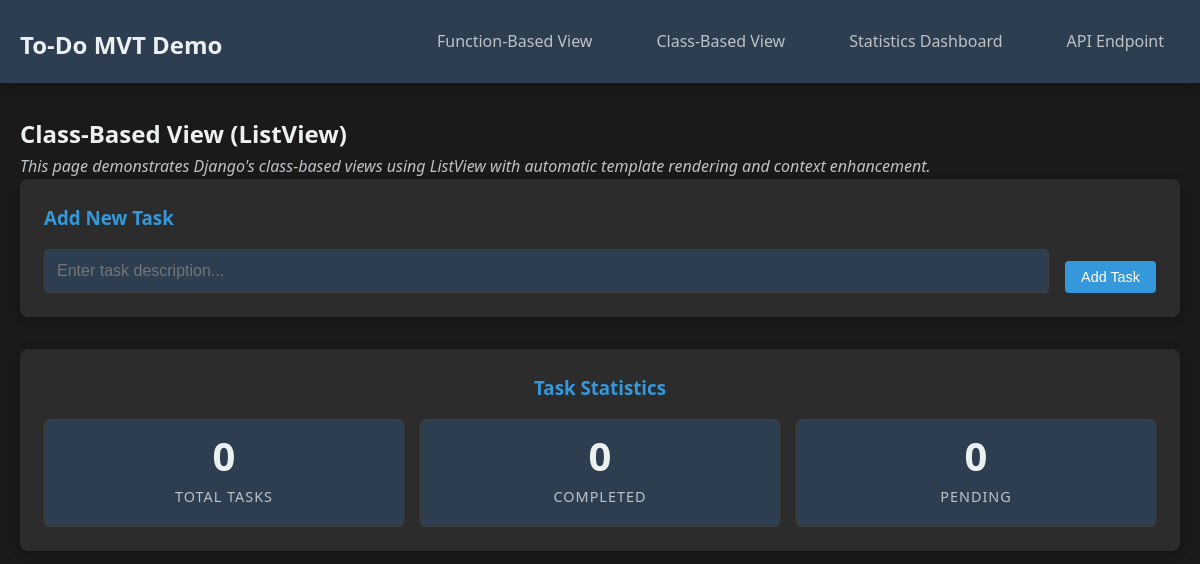
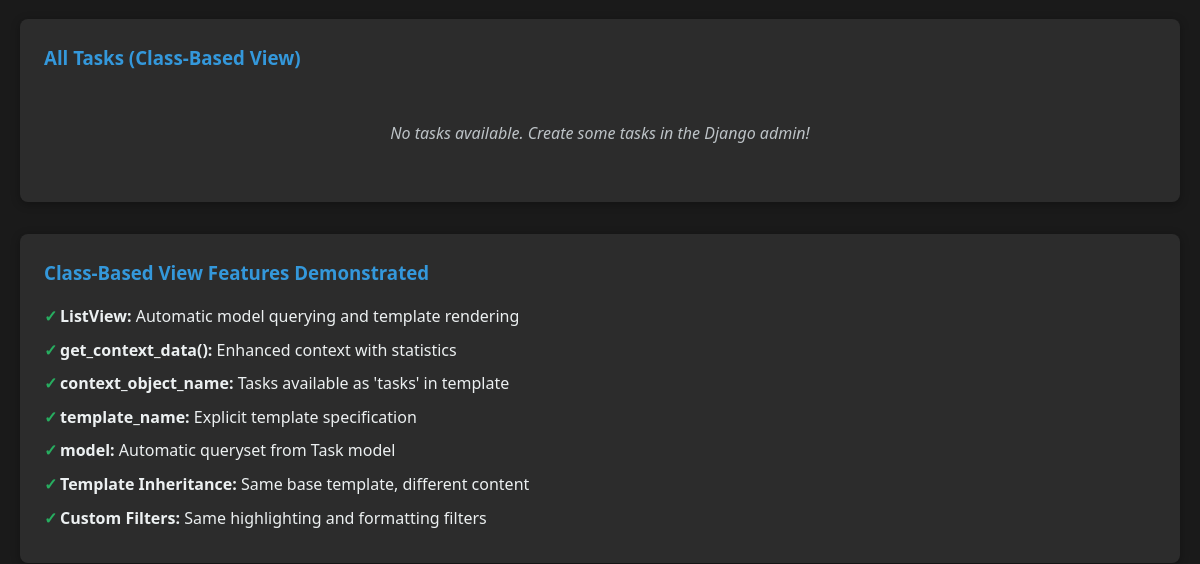
Before: /cbv/ (upper part) with the older database file (2 pictures, top to bottom).
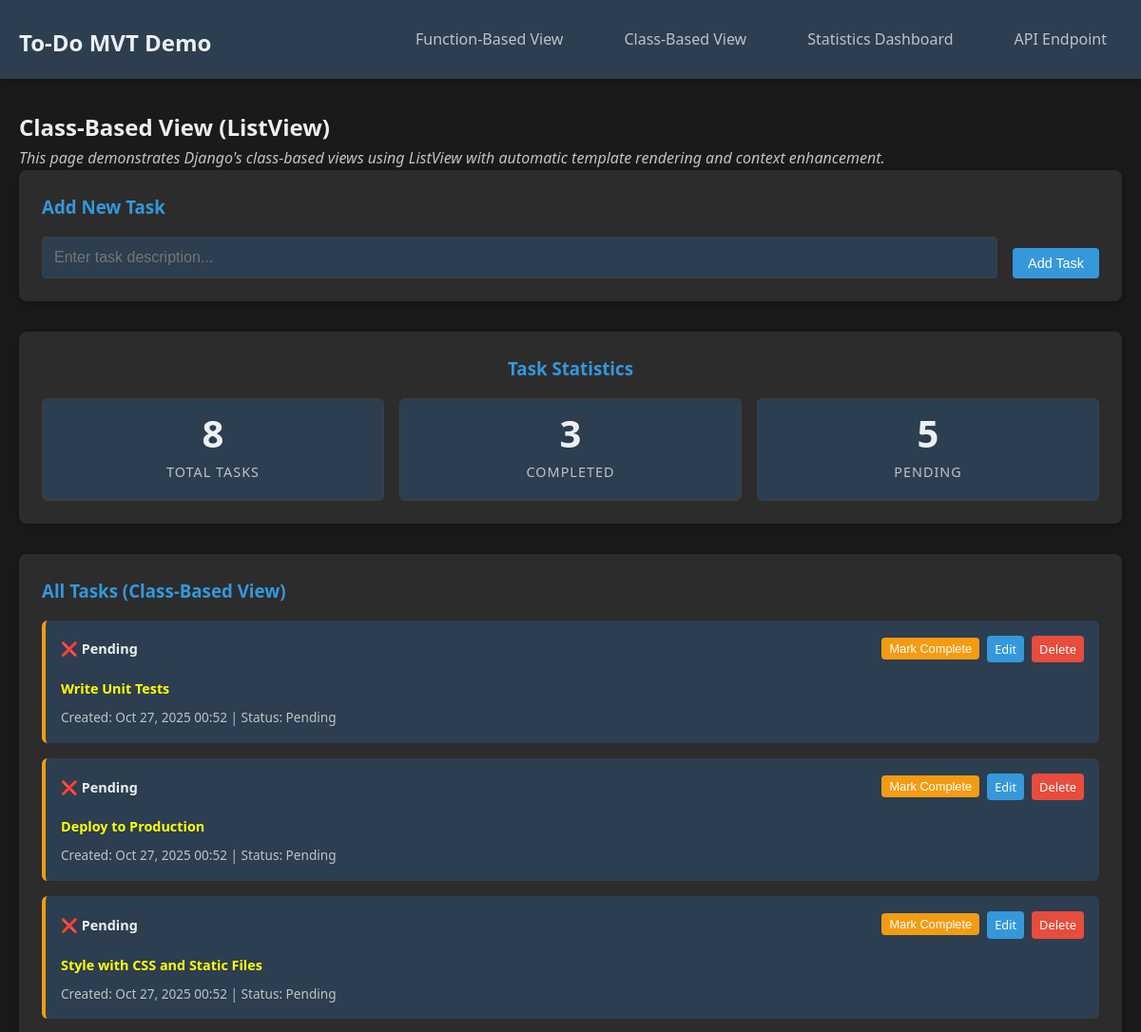
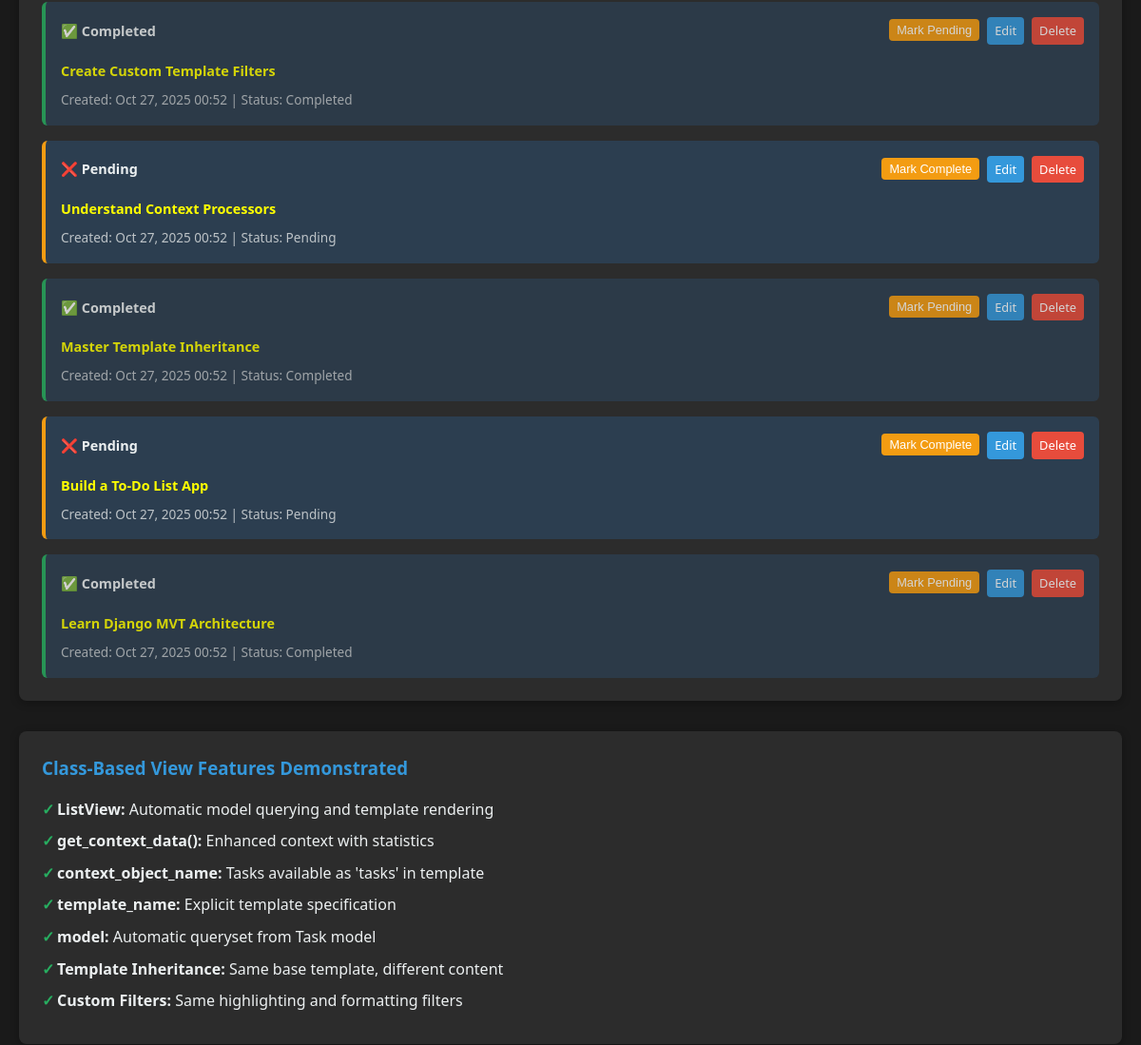
After: the same page with the newer database file (2 pictures, top to bottom).
### tasks/models.py (models this page shows, shortened)
class Task(models.Model):
    title = models.CharField(max_length=200, help_text="Enter the task description")
    completed = models.BooleanField(default=False, help_text="Mark as completed")
    created_at = models.DateTimeField(auto_now_add=True, help_text="Task creation time")
    class Meta:
        ordering = ['-created_at']  # Most recent tasks first
        verbose_name = "Task"
        verbose_name_plural = "Tasks"

### tasks/views.py (the view, shortened to what this page needs)
# urls.py: path('cbv/', views.TaskListView.as_view(), name='task_list_cbv'),
class TaskListView(ListView):
    model = Task
    template_name = 'tasks/task_list_cbv.html'
    context_object_name = 'tasks'
    def get_context_data(self, **kwargs):
        context = super().get_context_data(**kwargs)
        tasks = context['tasks']
        context.update({
            'total_tasks': tasks.count(),
            'completed_tasks': tasks.filter(completed=True).count(),
            'pending_tasks': tasks.filter(completed=False).count(),
            'view_type': 'Class-Based View (ListView)',
            'form': TaskForm(),
        })
        return context

### tasks/forms.py (shortened to what this page needs)
class TaskForm(forms.ModelForm):
    class Meta:
        model = Task
        fields = ['title', 'completed']
        widgets = {
            'title': forms.TextInput(attrs={
                'class': 'form-control',
                'placeholder': 'Enter task description...',
                'maxlength': '200',
                'required': True,
            }),
            'completed': forms.CheckboxInput(attrs={
                'class': 'form-check-input',
            }),
        }
        labels = {
            'title': 'Task Description',
            'completed': 'Mark as completed',
        }
        help_texts = {
            'title': 'Enter a clear description of what needs to be done.',
            'completed': 'Check this box if the task is already completed.',
        }
    def __init__(self, *args, **kwargs):
        super().__init__(*args, **kwargs)
        self.fields['title'].required = True
        self.fields['title'].widget.attrs.update({
            'class': 'form-control task-input',
            'autofocus': True,
        })
        self.fields['completed'].widget.attrs.update({
            'class': 'form-check-input',
        })

### templates/tasks/task_list_cbv.html (shortened to what the changed rows need)
{% extends 'base.html' %}
{% load static %}
{% load task_extras %}
{% block page_title %}
<h2>{{ view_type }}</h2>
{% endblock %}
{% block content %}
<div class="stats-container">
    <div class="stats-grid">
        <div class="stat-item">
            <span class="stat-number">{{ total_tasks }}</span>
            <span class="stat-label">Total Tasks</span>
        </div>
        <div class="stat-item">
            <span class="stat-number">{{ completed_tasks }}</span>
            <span class="stat-label">Completed</span>
        </div>
        <div class="stat-item">
            <span class="stat-number">{{ pending_tasks }}</span>
            <span class="stat-label">Pending</span>
        </div>
    </div>
</div>
<div class="task-container">
    {% if tasks %}
        <div class="task-list">
            {% for task in tasks %}
                <div class="task-item {% if task.completed %}completed{% else %}pending{% endif %}">
                    <div class="task-content">
                        <div class="task-header">
                            <span class="task-status">
                                {% if task.completed %}
                                    ✅ Completed
                                {% else %}
                                    ❌ Pending
                                {% endif %}
                            </span>
                            <div class="task-actions">
                                <form method="post" action="{% url 'tasks:toggle_task' task.id %}" class="inline-form">
                                    <button type="submit" class="btn btn-sm btn-toggle">
                                        {% if task.completed %}Mark Pending{% else %}Mark Complete{% endif %}
                                    </button>
                                </form>
                                <a href="{% url 'tasks:edit_task' task.id %}" class="btn btn-sm btn-edit">Edit</a>
                                <a href="{% url 'tasks:delete_task_cbv' task.id %}" class="btn btn-sm btn-delete"
                                   onclick="return confirm('Are you sure you want to delete this task?')">Delete</a>
                            </div>
                        </div>
                        <h4 class="task-title">
                            {% if task.title|length > 50 %}
                                {{ task.title|truncatechars:50|highlight }}
                            {% else %}
                                {{ task.title|highlight }}
                            {% endif %}
                        </h4>
                        <p class="task-meta">
                            Created: {{ task.created_at|date:"M d, Y H:i" }}
                            | Status: {{ task.completed|yesno:"Completed,Pending" }}
                        </p>
                    </div>
                </div>
            {% endfor %}
        </div>
    {% else %}
        <div class="no-tasks">
            <p>No tasks available. Create some tasks in the Django admin!</p>
        </div>
    {% endif %}
</div>
{% endblock %}

Changed rows visible on the page:
added Task: shows "❌ Pending", shows "Mark Complete", title|highlight "Write Unit Tests", created_at "Oct 27, 2025 00:52", completed "Pending"
added Task: shows "❌ Pending", shows "Mark Complete", title|highlight "Deploy to Production", created_at "Oct 27, 2025 00:52", completed "Pending"
added Task: shows "❌ Pending", shows "Mark Complete", title|highlight "Style with CSS and Static Files", created_at "Oct 27, 2025 00:52", completed "Pending"
added Task: shows "✅ Completed", shows "Mark Pending", title|highlight "Create Custom Template Filters", created_at "Oct 27, 2025 00:52", completed "Completed"
added Task: shows "❌ Pending", shows "Mark Complete", title|highlight "Understand Context Processors", created_at "Oct 27, 2025 00:52", completed "Pending"
added Task: shows "✅ Completed", shows "Mark Pending", title|highlight "Master Template Inheritance", created_at "Oct 27, 2025 00:52", completed "Completed"
added Task: shows "❌ Pending", shows "Mark Complete", title|highlight "Build a To-Do List App", created_at "Oct 27, 2025 00:52", completed "Pending"
added Task: shows "✅ Completed", shows "Mark Pending", title|highlight "Learn Django MVT Architecture", created_at "Oct 27, 2025 00:52", completed "Completed"
Other visible differences:
{{ total_tasks }}: "0" → "8"
{{ completed_tasks }}: "0" → "3"
{{ pending_tasks }}: "0" → "5"
text no longer shown: "No tasks available. Create some tasks in the Django admin!"
